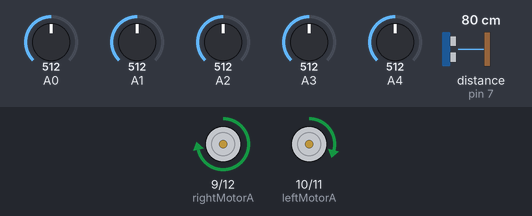
Recording of a sketch running on a simulated Arduino Uno, built with avr-gcc and run on an emulated ATmega328P. On the bench: motor-driver pin pairs drawn as motors (green arrow = first pin HIGH = forward, orange = second pin HIGH = backward, longer = more drive). The inputs (shaded band) are chosen by the test bench; at power-on: distance to the obstacle (sensor on pin 7) 80 cm, A1 = 512, A0 = 512, A3 = 512, A2 = 512, A4 = 512. The echo pulse lasts 58.3 µs per cm.

Above: at 1.2 s.
1.3 s: distance to the obstacle (sensor on pin 7) set to 30 cm
2.8 s: distance to the obstacle (sensor on pin 7) set to 24 cm
At 3.5 s:
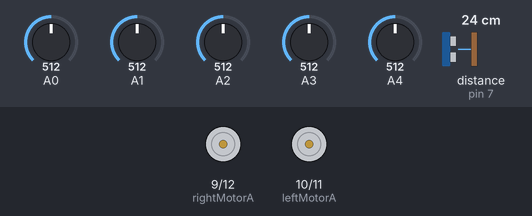
4.3 s: distance to the obstacle (sensor on pin 7) set to 35 cm
At 4.6 s:
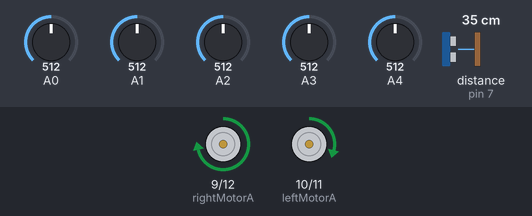
5.8 s: A1 set to 486
At 7.0 s:
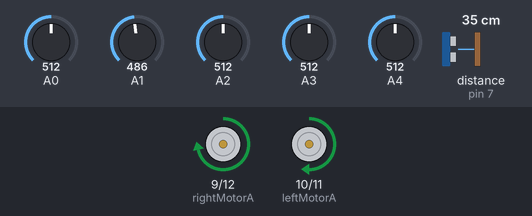
7.3 s: A0 set to 486
At 8.2 s:
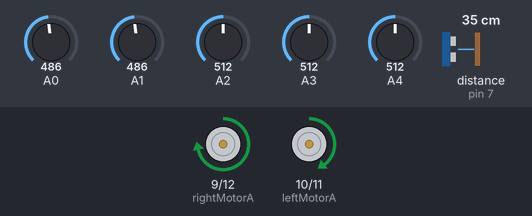
8.8 s: A3 set to 490
At 9.3 s:
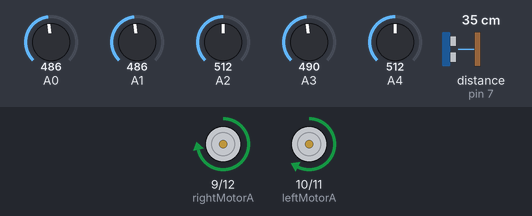
Timing chart, 0 to 11.3 s (numbered marks = the images above; inputs shaded):
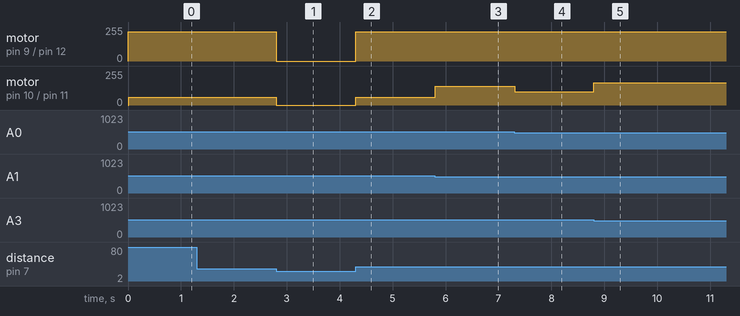

The sketch:

suiveur-eviteur.ino
```cpp
   // #include <Servo.h>
    #include <Ultrasonic.h>

    int rightMotorA = 9;

    int rightMotorB = 12;

    int leftMotorA = 10;

    int leftMotorB = 11;

    int RightFarSensor = A0;

    int RightNearSensor = A1;

    int middleSensorIN = A2;


    int LeftNearSensor = A3;

    int LeftFarSensor = A4;

    int right_speed = 0;

    int left_speed = 0;

    int sensor[] = {A0, A1, A2, A3, A4};

    int sensors_avg = 0;

    int sensors_sum = 0;

    int position = 0;

    int proportional = 0;

    long integral = 0;

    int derivative = 0;

    int last_proportional = 0;

    int error_value = 0;

    int max_speed = 220;

    int seuil = 25;

int s2 = 22;
int s3 = 24;// distance minimale pour laquelle on accepte un obstacle
int s4 = 23;//
int td=800;
int tg=700;
int speed1=255;
int speed2=255;
int poshead = 0;                        //variable for head (eyeball) position
long timerVal = 50;                     // Variable to hold the timer for servo head
int countupdown = 4;
int trigPin = 6;
int echoPin = 7;
int sensorstate3 = 0;
Ultrasonic ultrasonic(trigPin, echoPin);
//Servo servo1;
    float Kp = 0.081; // it was 0.09

    float Ki = 0;

    float Kd = 0.041;// it was 0.06

    void setup()

    {
//Serial.begin(9600);
//servo1.attach(3);
pinMode(trigPin, OUTPUT);
 pinMode(echoPin, INPUT);

    pinMode(rightMotorA, OUTPUT);

    pinMode(rightMotorB, OUTPUT);

    pinMode(leftMotorA, OUTPUT);

    pinMode(leftMotorB, OUTPUT);

    digitalWrite(rightMotorA, HIGH);

    digitalWrite(rightMotorB, LOW);

    digitalWrite(leftMotorA, HIGH);

    digitalWrite(leftMotorB, LOW);

    }

    void loop()

    {

  long distance;
long microsec = ultrasonic.timing();
   distance = ultrasonic.convert(microsec, Ultrasonic::CM);

  if (distance > seuil){
     read_sensors();

    calc_avg();

    calc_sum();

    calc_position();

    calc_proportional();

    calc_integral();

    calc_derivative();

    calc_error();

    process_error();

    set_motors(right_speed, left_speed);


  }
  else {
     set_motors(0, 0);


}
    }


    void read_sensors()

    {

    for (int i = 0;i < 5;i++)

    {

    sensor[i] = analogRead(i);

    if (sensor[i] < 500)

    {

    sensor[i] = 1;

    }

    else

    {

    sensor[i]=0;

    } } }

    void calc_avg()

    {

    sensors_avg = 0;

    for (int i = 1; i < 5; i ++) //maybe 6 it was 5

    {

    sensors_avg += sensor[i] * (i) * 1000;  // 1000 2000 3000 4000 5000

    }

    }

    void calc_sum()

    {

    sensors_sum = 0;

    for (int i = 0; i < 5; i++)

    {

    sensors_sum += int(sensor[i]);

    } }

    void calc_position()

    {

    position = sensors_avg/sensors_sum;
    // Serial.print("position =  ");
    // Serial.println(position );

    }

    void calc_proportional()

    {

    proportional = position-2000; //maybe 3000 // first one was 2500

    }

    void calc_integral()

    {

    integral = integral + proportional;

    }

    void calc_derivative()

    {

    derivative = proportional - last_proportional;

    last_proportional = proportional;

    }

    void calc_error()

    {

    error_value = int(proportional * Kp + integral * Ki + derivative * Kd);
    //Serial.print("error =  ");
     //Serial.println( error_value );

    }

    void process_error()

    {

    if (error_value > max_speed)

    {

    error_value = max_speed;

    }

    if (error_value < -max_speed)

    {

    error_value = -max_speed;

    }

    {

    if (error_value < 0)

    {

    left_speed = max_speed + error_value;

    right_speed = max_speed;

    }

    else

    {

    left_speed = max_speed;

    right_speed = max_speed - error_value;

    } } }

    void set_motors(int right_speed , int left_speed )

    {

    analogWrite(rightMotorA,right_speed);

    analogWrite(leftMotorA,left_speed);

    }


void avant (void){

                      analogWrite(leftMotorA,230); // set pin 10 on L293D High
                      digitalWrite(rightMotorB, LOW);

                     analogWrite(rightMotorA,230); // set pin 2 on L293D High marche avant
                     digitalWrite(leftMotorB, LOW);


                    }
```

Measured:
- the behaviour switches between 27 and 26 cm on distance to the obstacle (sensor on pin 7) (found by bisection; images 0 and 1)
- the behaviour switches between 500 and 499 on A1 (found by bisection; images 2 and 3)
- the behaviour switches between 500 and 499 on A0 (found by bisection; images 3 and 4)
- after the input at 1.3 s, every drawn part: stays the same
- after the input at 2.8 s, motor on pin 9 (rightMotorA) / pin 12 (rightMotorB): forward 220/255 → stopped at once; motor on pin 10 (leftMotorA) / pin 11 (leftMotorB): forward 58/255 → stopped at once
- after the input at 4.3 s, motor on pin 9 (rightMotorA) / pin 12 (rightMotorB): stopped → forward 220/255 at once; motor on pin 10 (leftMotorA) / pin 11 (leftMotorB): stopped → forward 58/255 at once
- after the input at 5.8 s, motor on pin 10 (leftMotorA) / pin 11 (leftMotorB): forward 58/255 → forward 139/255 at once
- after the input at 7.3 s, motor on pin 10 (leftMotorA) / pin 11 (leftMotorB): forward 139/255 → forward 99/255 at once
- after the input at 8.8 s, motor on pin 10 (leftMotorA) / pin 11 (leftMotorB): forward 99/255 → forward 166/255 at once
